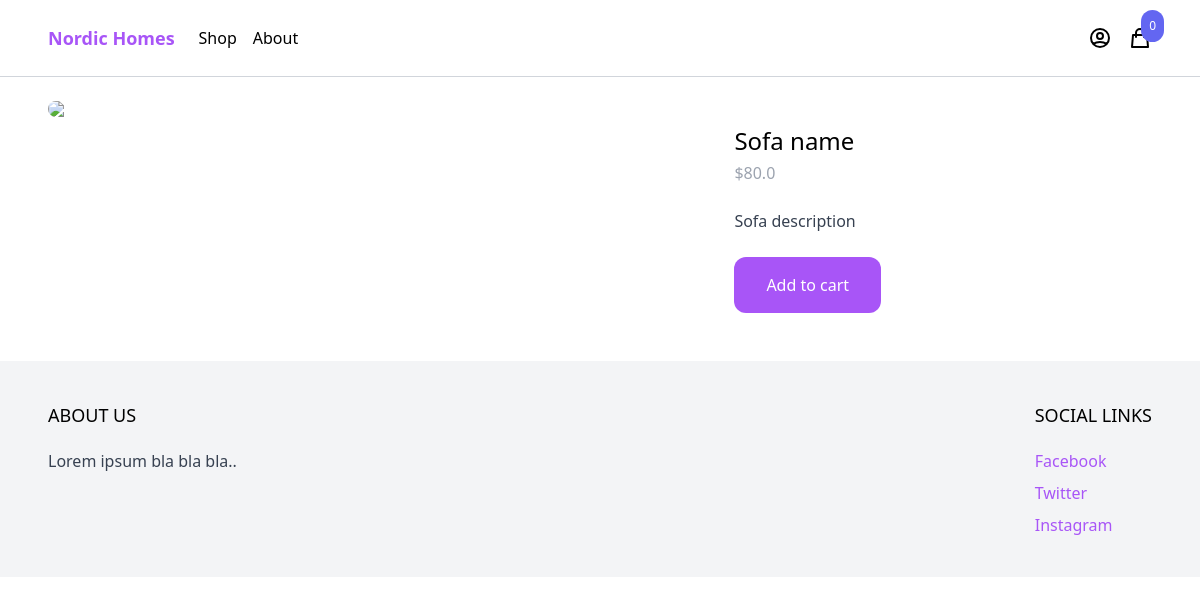
The page /product/sofa-name/ on the database its author committed.
### product/models.py (models this page shows, shortened)
class Product(models.Model):
    category = models.ForeignKey(
        Category, related_name='products', on_delete=models.CASCADE)
    name = models.CharField(max_length=255)
    description = models.TextField(blank=True, null=True)
    price = models.IntegerField()
    slug = models.SlugField()
    created_at = models.DateTimeField(auto_now_add=True)
    class Meta:
        ordering = ['-created_at']
    @property
    def get_display_price(self):
        return self.price / 100

### product/views.py (the view)
# urls.py: path('product/<slug:slug>/', views.ProductView.as_view(), name='product')
class ProductView(generic.DetailView):
    queryset = Product.objects.all()
    slug_field = 'slug'
    slug_url_kwargs = 'slug'
    context_object_name = 'product'
    template_name = 'product/product.html'

### cart/cart.py (called while the page is built)
    def __len__(self):
        return sum(item['quantity'] for item in self.cart.values())

### cart/context_processors.py (called while the page is built)
def cart(request):
    return {'cart': Cart(request)}

### product/templates/product/product.html
{% extends 'core/base.html' %}
{% block content %}
<div class="max-w-6xl mx-auto flex flex-wrap py-6 px-6 xl:px-0">
  <div class="images w-full mb-6 lg:mb-0 lg:w-3/5">
    <img
      class="rounded-xl"
      src="1.jpg"
    >
  </div>
  <div class="information w-full lg:w-2/5 lg:p-6">
    <h1 class="text-2xl">{{ product.name }}</h1>
    <p class="mt-1 text-gray-400">${{ product.get_display_price }}</p>
    {% if product.description %}
    <p class="mt-6 text-gray-700">
      {{ product.description }}
    </p>
    {% endif %}
    <a
      href="#"
      class="mt-6 inline-block px-8 py-4 rounded-xl bg-purple-500 text-white hover:bg-purple-700"
      hx-get="{% url 'add_to_cart' product.id %}"
      hx-target="#menu-cart-button"
      hx-swap="outerHTML"
    >
      Add to cart
    </a>
  </div>
</div>
{% endblock %}

### rows shown on the page
Product: name "Sofa name", get_display_price "80.0", description "Sofa description"

### other values the page prints
{{ cart|length }} "0"
